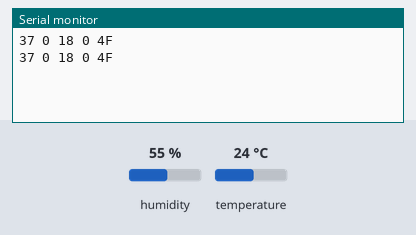
Recording of a sketch running on a simulated Arduino Uno, built with avr-gcc and run on an emulated ATmega328P. Parts: the last lines printed to the serial monitor. Wiring (inferred from the names in the program): DHT11 sensor: data pin 2. The test bench sets the inputs (shaded band); at power-on: humidity 55 %, temperature 24 °C.

Above: at 6.8 s.
6.9 s: humidity set to 22 %
At 12.7 s:
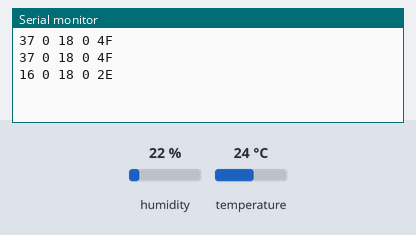
18.8 s: temperature set to 12 °C
At 24.7 s:
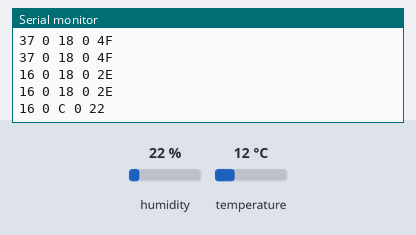
30.7 s: temperature set to 19 °C
At 36.6 s:
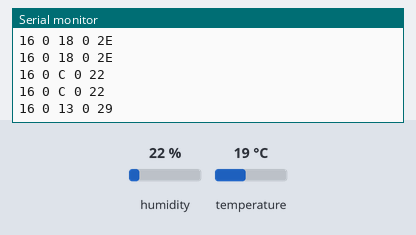
42.6 s: humidity set to 40 %
At 48.6 s:
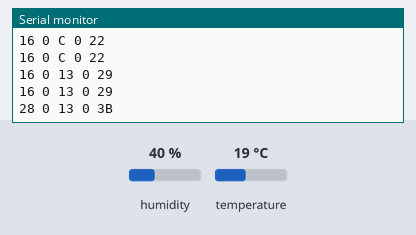
54.5 s: temperature set to 4 °C
At 61.8 s:
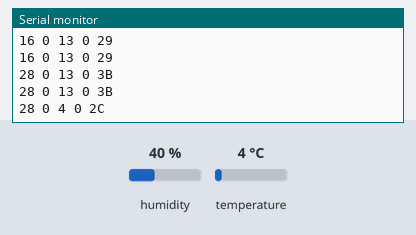

Measured:
- after the input at 6.9 s, the serial monitor: prints a new line after 5.2 s (image 1)
- after the input at 18.8 s, the serial monitor: prints a new line after 5.3 s (image 2)
- after the input at 30.7 s, the serial monitor: prints a new line after 5.5 s (image 3)
- after the input at 42.6 s, the serial monitor: prints a new line after 5.6 s (image 4)
- after the input at 54.5 s, the serial monitor: prints a new line after 5.7 s (image 5)

The sketch:

arduino.ino
```cpp
#define DHTPIN 2  // Pin où le DHT11 est connecté

// Fonction pour lire les données brutes du DHT11
void readDHT11Data(uint8_t* data) {
  pinMode(DHTPIN, OUTPUT);
  digitalWrite(DHTPIN, LOW);  // Envoyer un signal de démarrage
  delay(18);                  // Attendre 18 ms
  digitalWrite(DHTPIN, HIGH); // Fin du signal de démarrage
  delayMicroseconds(40);

  pinMode(DHTPIN, INPUT);     // Passer en mode lecture

  // Attendre la réponse du capteur
  while (digitalRead(DHTPIN) == HIGH);
  while (digitalRead(DHTPIN) == LOW);
  while (digitalRead(DHTPIN) == HIGH);

  // Lire les 40 bits (5 octets) de données
  for (int i = 0; i < 5; i++) {
    data[i] = 0;
    for (int j = 0; j < 8; j++) {
      while (digitalRead(DHTPIN) == LOW);  // Attendre le début du bit
      delayMicroseconds(30);               // Après 30 µs, lire la valeur
      if (digitalRead(DHTPIN) == HIGH) {
        data[i] |= (1 << (7 - j));         // Stocker le bit
      }
      while (digitalRead(DHTPIN) == HIGH); // Attendre la fin du bit
    }
  }
}

void setup() {
  Serial.begin(9600); // Initialiser la communication série
}

void loop() {
  uint8_t data[5]; // Tableau pour stocker les données brutes

  readDHT11Data(data); // Lire les données du DHT11

  // Envoyer les données brutes à la Raspberry Pi
  for (int i = 0; i < 5; i++) {
    Serial.print(data[i], HEX);  // Envoyer chaque octet en hexadécimal
    Serial.print(" ");
  }
  Serial.println();  // Nouvelle ligne pour chaque série de données

  delay(6000);  // Attendre 2 secondes avant la prochaine lecture
}
```
